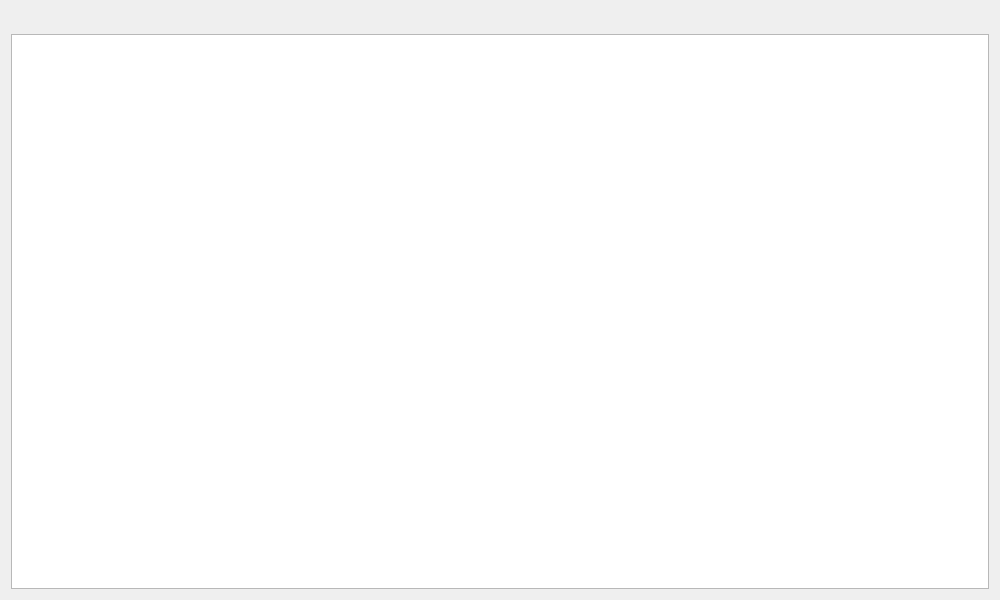
<?xml version="1.0" encoding="UTF-8"?>
<ui version="4.0">
 <class>CFrmExtensionManager</class>
 <widget class="QWidget" name="CFrmExtensionManager">
  <property name="geometry">
   <rect>
    <x>0</x>
    <y>0</y>
    <width>1000</width>
    <height>600</height>
   </rect>
  </property>
  <property name="windowTitle">
   <string>Chrome Extension Manager</string>
  </property>
  <layout class="QVBoxLayout" name="verticalLayout">
   <item>
    <widget class="QToolBar" name="toolBar">
     <property name="windowTitle">
      <string>toolBar</string>
     </property>
    </widget>
   </item>
   <item>
    <widget class="QTableView" name="tvExtensions">
     <property name="alternatingRowColors">
      <bool>true</bool>
     </property>
    </widget>
   </item>
  </layout>
 </widget>
 <resources/>
 <connections/>
</ui>
